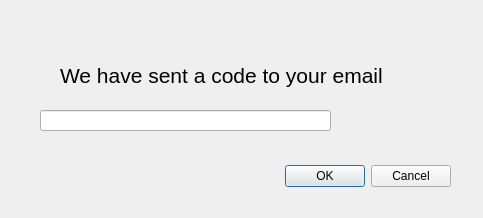
<?xml version="1.0" encoding="UTF-8"?>
<ui version="4.0">
 <class>Dialog</class>
 <widget class="QDialog" name="Dialog">
  <property name="geometry">
   <rect>
    <x>0</x>
    <y>0</y>
    <width>483</width>
    <height>218</height>
   </rect>
  </property>
  <property name="sizePolicy">
   <sizepolicy hsizetype="Fixed" vsizetype="Fixed">
    <horstretch>0</horstretch>
    <verstretch>0</verstretch>
   </sizepolicy>
  </property>
  <property name="windowTitle">
   <string>Dialog</string>
  </property>
  <widget class="QDialogButtonBox" name="buttonBox">
   <property name="geometry">
    <rect>
     <x>110</x>
     <y>160</y>
     <width>341</width>
     <height>32</height>
    </rect>
   </property>
   <property name="orientation">
    <enum>Qt::Horizontal</enum>
   </property>
   <property name="standardButtons">
    <set>QDialogButtonBox::Cancel|QDialogButtonBox::Ok</set>
   </property>
  </widget>
  <widget class="QLineEdit" name="codelab">
   <property name="geometry">
    <rect>
     <x>40</x>
     <y>110</y>
     <width>291</width>
     <height>21</height>
    </rect>
   </property>
  </widget>
  <widget class="QLabel" name="label">
   <property name="geometry">
    <rect>
     <x>60</x>
     <y>60</y>
     <width>501</width>
     <height>31</height>
    </rect>
   </property>
   <property name="font">
    <font>
     <pointsize>16</pointsize>
    </font>
   </property>
   <property name="text">
    <string>We have sent a code to your email</string>
   </property>
  </widget>
 </widget>
 <resources/>
 <connections>
  <connection>
   <sender>buttonBox</sender>
   <signal>accepted()</signal>
   <receiver>Dialog</receiver>
   <slot>accept()</slot>
   <hints>
    <hint type="sourcelabel">
     <x>248</x>
     <y>254</y>
    </hint>
    <hint type="destinationlabel">
     <x>157</x>
     <y>274</y>
    </hint>
   </hints>
  </connection>
  <connection>
   <sender>buttonBox</sender>
   <signal>rejected()</signal>
   <receiver>Dialog</receiver>
   <slot>reject()</slot>
   <hints>
    <hint type="sourcelabel">
     <x>316</x>
     <y>260</y>
    </hint>
    <hint type="destinationlabel">
     <x>286</x>
     <y>274</y>
    </hint>
   </hints>
  </connection>
 </connections>
</ui>
